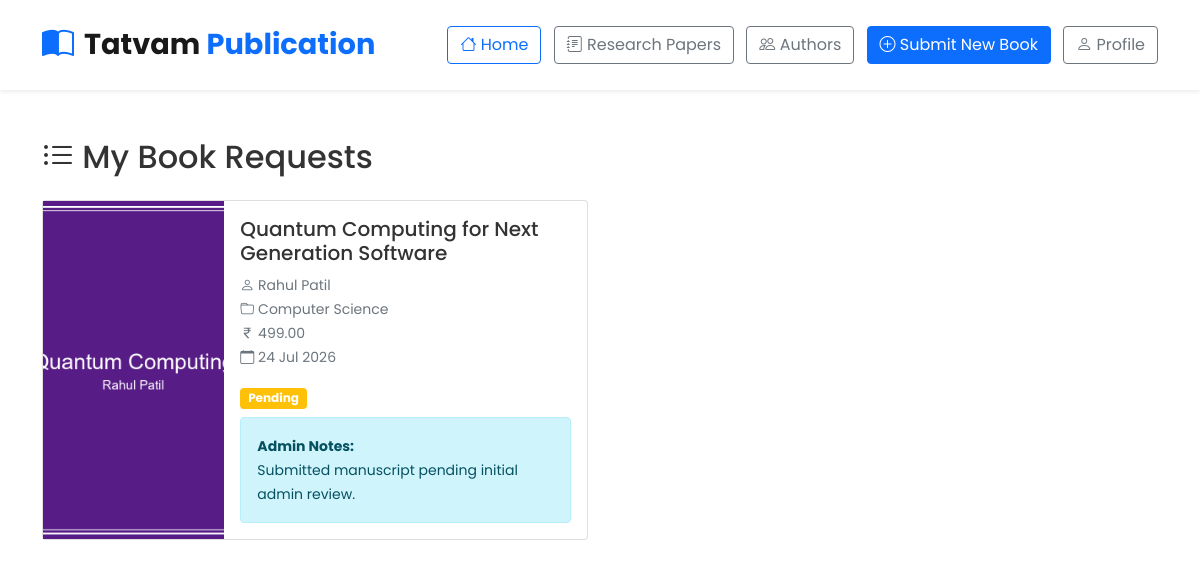
Page /my-book-requests.php (signed in) on the committed database.
### tables this page shows
CREATE TABLE IF NOT EXISTS `book_requests` (
  `id` INT(11) NOT NULL AUTO_INCREMENT,
  `user_id` INT(11) NOT NULL,
  `title` VARCHAR(255) NOT NULL,
  `description` TEXT NOT NULL,
  `author_name` VARCHAR(255) NOT NULL,
  `category_id` INT(11) NOT NULL,
  `price` DECIMAL(10,2) DEFAULT '0.00',
  `cover` VARCHAR(255) NOT NULL,
  `file` VARCHAR(255) NOT NULL,
  `preview_file` VARCHAR(255) DEFAULT NULL,
  `content_type` ENUM('book','research_paper') NOT NULL DEFAULT 'book',
  `isbn` VARCHAR(50) DEFAULT NULL,
  `doi` VARCHAR(100) DEFAULT NULL,
  `pages` INT(11) DEFAULT NULL,
  `format` ENUM('Paperback','eBook') DEFAULT 'eBook',
  `status` ENUM('pending','approved','payment_pending','published','rejected') DEFAULT 'pending',
  `publishing_fee` DECIMAL(10,2) DEFAULT '0.00',
  `payment_status` ENUM('unpaid','paid') DEFAULT 'unpaid',
  `transaction_id` VARCHAR(191) DEFAULT NULL,
  `scanner_status` ENUM('pending','passed','failed') DEFAULT 'passed',
  `admin_notes` TEXT DEFAULT NULL,
  `created_at` TIMESTAMP DEFAULT CURRENT_TIMESTAMP,
  `reviewed_at` TIMESTAMP NULL DEFAULT NULL,
  `published_at` TIMESTAMP NULL DEFAULT NULL,
  PRIMARY KEY (`id`),
  KEY `idx_requests_user` (`user_id`),
  KEY `idx_requests_category` (`category_id`),
  KEY `idx_requests_status` (`status`),
  KEY `idx_requests_payment_status` (`payment_status`),
  CONSTRAINT `fk_requests_user` FOREIGN KEY (`user_id`) REFERENCES `users` (`id`) ON DELETE CASCADE ON UPDATE CASCADE,
  CONSTRAINT `fk_requests_category` FOREIGN KEY (`category_id`) REFERENCES `categories` (`id`) ON UPDATE CASCADE
);

CREATE TABLE IF NOT EXISTS `categories` (
  `id` INT(11) NOT NULL AUTO_INCREMENT,
  `name` VARCHAR(191) NOT NULL,
  `created_at` TIMESTAMP DEFAULT CURRENT_TIMESTAMP,
  PRIMARY KEY (`id`),
  UNIQUE KEY `idx_categories_name` (`name`)
);

### php/func-book-request.php (called while the page is built, shortened)
<?php
function get_user_requests($con, $user_id) {
    $sql = "SELECT br.*, c.name as category_name
            FROM book_requests br
            JOIN categories c ON br.category_id = c.id
            WHERE br.user_id = ?
            ORDER BY br.created_at DESC";
    $stmt = $con->prepare($sql);
    $stmt->execute([$user_id]);
    return $stmt->fetchAll();
}

### my-book-requests.php (the view, shortened to what this page needs)
<?php
include "db_conn.php";
include "php/func-book-request.php";
$requests = get_user_requests($conn, $_SESSION['user_id']);
?>
<!DOCTYPE html>
<html lang="en">
<head>
    <link href="https://cdn.jsdelivr.net/npm/bootstrap@5.1.3/dist/css/bootstrap.min.css" rel="stylesheet">
    <link rel="stylesheet" href="https://cdn.jsdelivr.net/npm/bootstrap-icons@1.7.2/font/bootstrap-icons.css">
    <link rel="stylesheet" href="css/style.css">
</head>
<body>
    <nav class="navbar navbar-expand-lg navbar-light bg-white shadow-sm">
        <div class="container">
            <a class="navbar-brand" href="index.php">
                <i class="bi bi-book-half text-primary"></i>
                <span class="brand-text">Tatvam <span class="text-primary">Publication</span></span>
            </a>
            <div class="ms-auto">
                <a href="index.php" class="btn btn-outline-primary me-2"><i class="bi bi-house"></i> Home</a>
                <a href="books.php?type=research_paper" class="btn btn-outline-secondary me-2"><i class="bi bi-journal-text"></i> Research Papers</a>
                <a href="authors.php" class="btn btn-outline-secondary me-2"><i class="bi bi-people"></i> Authors</a>
                <a href="submit-book.php" class="btn btn-primary me-2"><i class="bi bi-plus-circle"></i> Submit New Book</a>
                <a href="user-profile.php" class="btn btn-outline-secondary"><i class="bi bi-person"></i> Profile</a>
            </div>
        </div>
    </nav>
    <div class="container my-5">
        <h2 class="mb-4"><i class="bi bi-list-ul"></i> My Book Requests</h2>
        <?php if (empty($requests)): ?>
            <div class="card text-center py-5">
                <div class="card-body">
                    <i class="bi bi-inbox display-1 text-muted"></i>
                    <h4 class="mt-3">No Book Requests Yet</h4>
                    <p class="text-muted">Submit your first book for publishing</p>
                    <a href="submit-book.php" class="btn btn-primary">
                        <i class="bi bi-plus-circle"></i> Submit Book
                    </a>
                </div>
            </div>
        <?php else: ?>
            <div class="row">
                <?php foreach ($requests as $request):
                    $status_class = [
                        'pending' => 'warning',
                        'approved' => 'info',
                        'published' => 'success',
                        'rejected' => 'danger'
                    ][$request['status']];
                    $status_display = $request['status'];
                ?>
                <div class="col-md-6 mb-4">
                    <div class="card h-100">
                        <div class="row g-0">
                            <div class="col-4">
                                <img src="uploads/cover/<?= $request['cover'] ?>" class="img-fluid h-100" style="object-fit: cover;">
                            </div>
                            <div class="col-8">
                                <div class="card-body">
                                    <h5 class="card-title"><?= htmlspecialchars($request['title']) ?></h5>
                                    <p class="card-text">
                                        <small class="text-muted">
                                            <i class="bi bi-person"></i> <?= htmlspecialchars($request['author_name']) ?><br>
                                            <i class="bi bi-folder"></i> <?= htmlspecialchars($request['category_name']) ?><br>
                                            <i class="bi bi-currency-rupee"></i> <?= $request['price'] > 0 ? number_format($request['price'], 2) : 'Free' ?><br>
                                            <i class="bi bi-calendar"></i> <?= date('d M Y', strtotime($request['created_at'])) ?>
                                        </small>
                                    </p>
                                    <span class="badge bg-<?= $status_class ?>">
                                        <?= ucfirst($status_display) ?>
                                    </span>
                                    <?php if ($request['admin_notes']): ?>
                                        <div class="alert alert-info mt-2 mb-0">
                                            <small><strong>Admin Notes:</strong><br><?= htmlspecialchars($request['admin_notes']) ?></small>
                                        </div>
                                    <?php endif; ?>
                                </div>
                            </div>
                        </div>
                    </div>
                </div>
                <?php endforeach; ?>
            </div>
        <?php endif; ?>
    </div>
</body>
</html>

### css/style.css (style rules this page uses)
* { margin: 0; padding: 0; box-sizing: border-box; }
body { font-family: 'Poppins', sans-serif; color: #333; overflow-x: hidden; }
.navbar { padding: 1rem 0; transition: all 0.3s; }
.navbar-brand { font-size: 1.5rem; font-weight: 700; display: flex; align-items: center; gap: 10px; }
.brand-text { font-size: 1.8rem; }
.navbar-brand i { font-size: 2rem; }

### rows in the picture
book_requests: cover (picture), title "Quantum Computing for Next Generation Software", author_name "Rahul Patil", category.name "Computer Science", price "499.00", created_at "24 Jul 2026", status "Pending", admin_notes "Submitted manuscript pending initial admin review."
